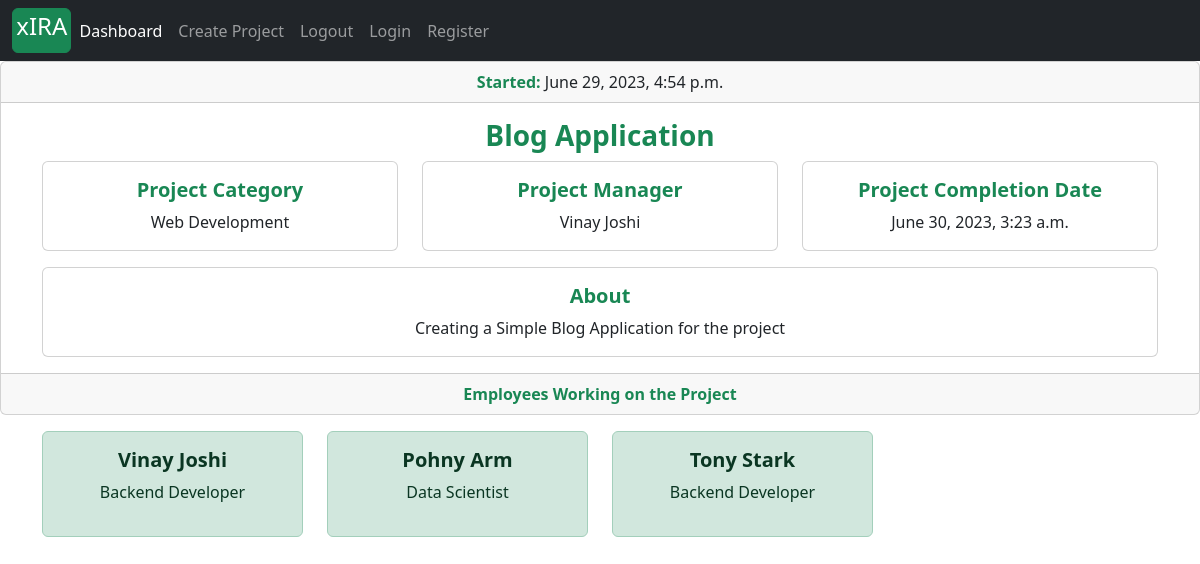
Page /project/project_detail/27/ on the earlier database version.
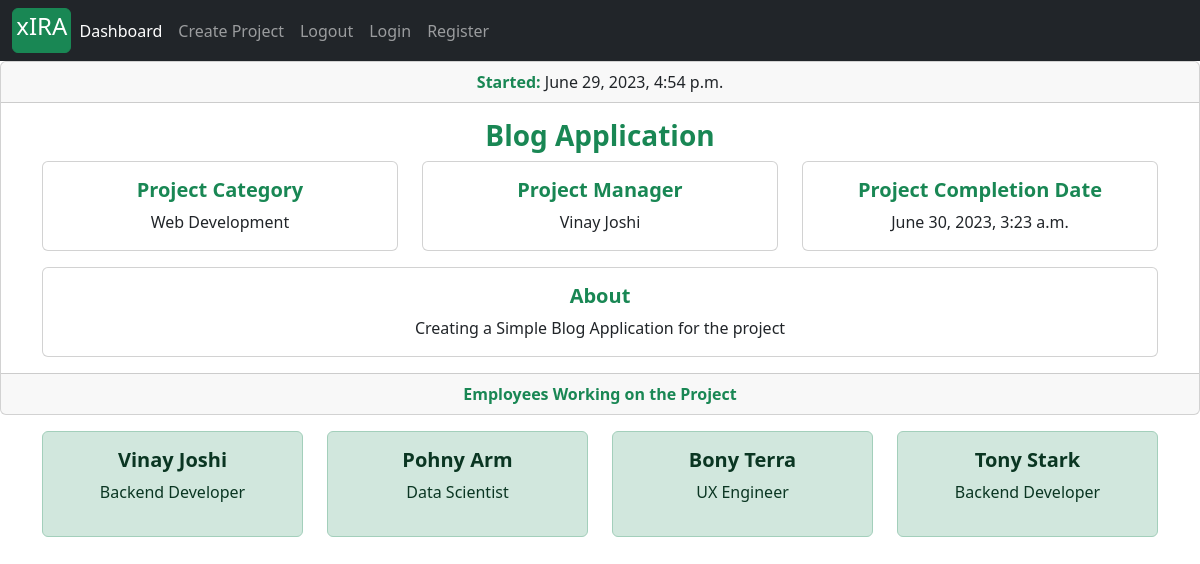
Same page on the later database version.
### accounts/models.py (models this page shows, shortened)
class Account(AbstractBaseUser):
    first_name           = models.CharField(max_length=50)
    last_name            = models.CharField(max_length=50)
    work_email           = models.EmailField(max_length=100, unique=True)
    contact_number       = models.CharField(max_length=50)
    work_profile         = models.CharField(max_length=30, choices=choices)
    date_joined     = models.DateTimeField(auto_now_add=True)
    last_login      = models.DateTimeField(auto_now_add=True)
    is_admin        = models.BooleanField(default=False)
    is_staff        = models.BooleanField(default=False)
    is_active        = models.BooleanField(default=False)
    is_superadmin        = models.BooleanField(default=False)
    USERNAME_FIELD = 'work_email'
    REQUIRED_FIELDS = ['first_name', 'last_name']
    objects = MyAccountManager()
    def __str__(self):
        return f'{self.first_name} {self.last_name}'

### projects/views.py (the view)
# urls.py: path('project_detail/<int:project_id>/', views.project_detail, name='project_detail'),
def project_detail(request, project_id):
    project = get_object_or_404(Project, id=project_id)
    context = {
        'project': project
    }
    return render(request, 'project_detail.html', context)

### projects/context_processors.py (called while the page is built)
def create_project_form(request):
    form = ProjectCreationForm()
    context = {
        'project_creation_form': form
    }
    return context

### templates/project_detail.html
{% extends 'base.html' %}
{% block content %}
<div class="card text-center">
  <div class="card-header">
     <strong class="text-success">Started:</strong> {{project.start_date}}
  </div>
  <div class="card-body">
    <h3 class="card-title text-success"><strong>{{project.project_name}}</strong></h3>
        <div class="container">
            <div class="row">
              <div class="col-sm-4" style="">
              <div class="card">
                <div class="card-body">
                  <h5 class="card-title text-success"><strong>Project Category</strong></h5>
                  {{project.project_category}}
                </div>
              </div>
          </div>
          <div class="col-sm-4" style="">
              <div class="card">
                <div class="card-body">
                  <h5 class="card-title text-success"><strong>Project Manager</strong></h5>
                    {{project.project_manager.project_manager}}
                </div>
              </div>
          </div>
          <div class="col-sm-4" style="">
              <div class="card">
                <div class="card-body">
                  <h5 class="card-title text-success"><strong>Project Completion Date</strong></h5>
                    {{project.estimated_end_date}}
                </div>
              </div>
          </div>
      </div>
    </div>
    <div class="container mt-3">
        <div class="row">
          <div class="col-sm-12" style="">
              <div class="card">
                <div class="card-body">
                  <h5 class="card-title text-success"><strong>About</strong></h5>
                  {{project.project_description}}
                </div>
              </div>
          </div>
      </div>
    </div>
  </div>
  <div class="card-footer text-muted">
      <strong class="text-success">Employees Working on the Project</strong>
  </div>
</div>
<div class="container mt-3">
        <div class="row">
        {% for employee in project.assignees.all %}
            <div class="col-sm-3" style="">
              <div class="alert alert-success" role="alert">
                  <h5 class="alert-heading text-center"><strong>{{employee}}</strong></h5>
                  <p class="text-center">{{employee.work_profile}}</p>
                </div>
          </div>
        {% endfor %}
        </div>
</div>
{% endblock %}

Differences in the rows shown:
now on this page (row edited): Account: first_name+last_name "Bony Terra", work_profile "UX Engineer"
